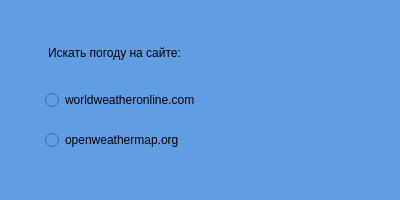
<?xml version="1.0" encoding="UTF-8"?>
<ui version="4.0">
 <class>Settings</class>
 <widget class="QWidget" name="Settings">
  <property name="geometry">
   <rect>
    <x>0</x>
    <y>0</y>
    <width>400</width>
    <height>200</height>
   </rect>
  </property>
  <property name="windowTitle">
   <string>Настройки</string>
  </property>
  <property name="styleSheet">
   <string notr="true">background-color: #609DE2</string>
  </property>
  <widget class="QRadioButton" name="variant1">
   <property name="geometry">
    <rect>
     <x>45</x>
     <y>90</y>
     <width>200</width>
     <height>20</height>
    </rect>
   </property>
   <property name="text">
    <string>worldweatheronline.com</string>
   </property>
  </widget>
  <widget class="QRadioButton" name="variant2">
   <property name="geometry">
    <rect>
     <x>45</x>
     <y>130</y>
     <width>200</width>
     <height>20</height>
    </rect>
   </property>
   <property name="text">
    <string>openweathermap.org</string>
   </property>
  </widget>
  <widget class="QLabel" name="description">
   <property name="geometry">
    <rect>
     <x>48</x>
     <y>45</y>
     <width>200</width>
     <height>16</height>
    </rect>
   </property>
   <property name="text">
    <string>Искать погоду на сайте:</string>
   </property>
  </widget>
 </widget>
 <layoutdefault spacing="6" margin="11"/>
 <resources/>
 <connections/>
</ui>
